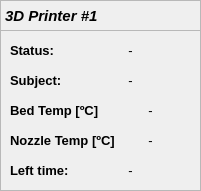
    <widget class="QFrame" name="frame_12">
     <property name="geometry">
      <rect>
       <x>10</x>
       <y>230</y>
       <width>201</width>
       <height>191</height>
      </rect>
     </property>
     <property name="frameShape">
      <enum>QFrame::StyledPanel</enum>
     </property>
     <property name="frameShadow">
      <enum>QFrame::Raised</enum>
     </property>
     <widget class="QLabel" name="label_70">
      <property name="geometry">
       <rect>
        <x>0</x>
        <y>0</y>
        <width>201</width>
        <height>31</height>
       </rect>
      </property>
      <property name="sizePolicy">
       <sizepolicy hsizetype="Preferred" vsizetype="Fixed">
        <horstretch>0</horstretch>
        <verstretch>0</verstretch>
       </sizepolicy>
      </property>
      <property name="font">
       <font>
        <pointsize>11</pointsize>
        <weight>75</weight>
        <italic>true</italic>
        <bold>true</bold>
       </font>
      </property>
      <property name="frameShape">
       <enum>QFrame::StyledPanel</enum>
      </property>
      <property name="text">
       <string>3D Printer #1</string>
      </property>
     </widget>
     <widget class="QLabel" name="TDP1_nozzle">
      <property name="geometry">
       <rect>
        <x>120</x>
        <y>130</y>
        <width>61</width>
        <height>21</height>
       </rect>
      </property>
      <property name="font">
       <font>
        <family>Ubuntu</family>
        <pointsize>10</pointsize>
       </font>
      </property>
      <property name="text">
       <string>-</string>
      </property>
      <property name="alignment">
       <set>Qt::AlignCenter</set>
      </property>
      <property name="wordWrap">
       <bool>true</bool>
      </property>
     </widget>
     <widget class="QLabel" name="label_71">
      <property name="geometry">
       <rect>
        <x>10</x>
        <y>130</y>
        <width>111</width>
        <height>21</height>
       </rect>
      </property>
      <property name="font">
       <font>
        <family>Ubuntu</family>
        <pointsize>10</pointsize>
        <weight>75</weight>
        <italic>false</italic>
        <bold>true</bold>
       </font>
      </property>
      <property name="text">
       <string>Nozzle Temp [ºC]</string>
      </property>
     </widget>
     <widget class="QLabel" name="label_73">
      <property name="geometry">
       <rect>
        <x>10</x>
        <y>70</y>
        <width>81</width>
        <height>21</height>
       </rect>
      </property>
      <property name="font">
       <font>
        <family>Ubuntu</family>
        <pointsize>10</pointsize>
        <weight>75</weight>
        <italic>false</italic>
        <bold>true</bold>
       </font>
      </property>
      <property name="text">
       <string>Subject:</string>
      </property>
     </widget>
     <widget class="QLabel" name="label_74">
      <property name="geometry">
       <rect>
        <x>10</x>
        <y>40</y>
        <width>61</width>
        <height>21</height>
       </rect>
      </property>
      <property name="font">
       <font>
        <family>Ubuntu</family>
        <pointsize>10</pointsize>
        <weight>75</weight>
        <italic>false</italic>
        <bold>true</bold>
       </font>
      </property>
      <property name="text">
       <string>Status:</string>
      </property>
     </widget>
     <widget class="QLabel" name="label_77">
      <property name="geometry">
       <rect>
        <x>10</x>
        <y>100</y>
        <width>101</width>
        <height>21</height>
       </rect>
      </property>
      <property name="font">
       <font>
        <family>Ubuntu</family>
        <pointsize>10</pointsize>
        <weight>75</weight>
        <italic>false</italic>
        <bold>true</bold>
       </font>
      </property>
      <property name="text">
       <string>Bed Temp [ºC]</string>
      </property>
     </widget>
     <widget class="QLabel" name="TDP1_SN">
      <property name="geometry">
       <rect>
        <x>70</x>
        <y>70</y>
        <width>121</width>
        <height>21</height>
       </rect>
      </property>
      <property name="font">
       <font>
        <family>Ubuntu</family>
        <pointsize>10</pointsize>
       </font>
      </property>
      <property name="text">
       <string>-</string>
      </property>
      <property name="alignment">
       <set>Qt::AlignCenter</set>
      </property>
      <property name="wordWrap">
       <bool>true</bool>
      </property>
     </widget>
     <widget class="QLabel" name="TDP1_status">
      <property name="geometry">
       <rect>
        <x>70</x>
        <y>40</y>
        <width>121</width>
        <height>21</height>
       </rect>
      </property>
      <property name="font">
       <font>
        <family>Ubuntu</family>
        <pointsize>10</pointsize>
       </font>
      </property>
      <property name="frameShape">
       <enum>QFrame::NoFrame</enum>
      </property>
      <property name="text">
       <string>-</string>
      </property>
      <property name="alignment">
       <set>Qt::AlignCenter</set>
      </property>
      <property name="wordWrap">
       <bool>true</bool>
      </property>
     </widget>
     <widget class="QLabel" name="TDP1_bed">
      <property name="geometry">
       <rect>
        <x>120</x>
        <y>100</y>
        <width>61</width>
        <height>21</height>
       </rect>
      </property>
      <property name="font">
       <font>
        <family>Ubuntu</family>
        <pointsize>10</pointsize>
       </font>
      </property>
      <property name="text">
       <string>-</string>
      </property>
      <property name="alignment">
       <set>Qt::AlignCenter</set>
      </property>
      <property name="wordWrap">
       <bool>true</bool>
      </property>
     </widget>
     <widget class="QLabel" name="TDP1_time">
      <property name="geometry">
       <rect>
        <x>70</x>
        <y>160</y>
        <width>121</width>
        <height>21</height>
       </rect>
      </property>
      <property name="font">
       <font>
        <family>Ubuntu</family>
        <pointsize>10</pointsize>
       </font>
      </property>
      <property name="text">
       <string>-</string>
      </property>
      <property name="alignment">
       <set>Qt::AlignCenter</set>
      </property>
      <property name="wordWrap">
       <bool>true</bool>
      </property>
     </widget>
     <widget class="QLabel" name="label_78">
      <property name="geometry">
       <rect>
        <x>10</x>
        <y>160</y>
        <width>71</width>
        <height>21</height>
       </rect>
      </property>
      <property name="font">
       <font>
        <family>Ubuntu</family>
        <pointsize>10</pointsize>
        <weight>75</weight>
        <italic>false</italic>
        <bold>true</bold>
       </font>
      </property>
      <property name="text">
       <string>Left time:</string>
      </property>
     </widget>
    </widget>
